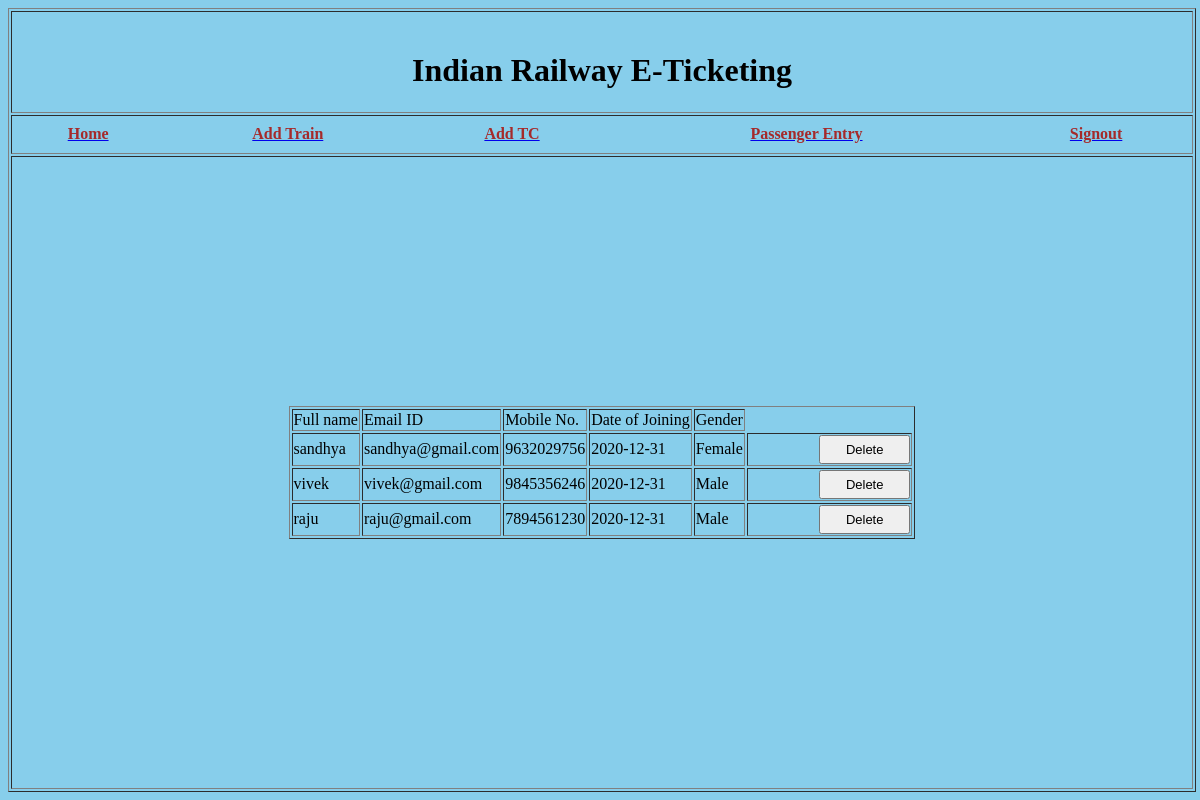
The page /railway/tcregisterdisplay on the database its author committed.
### RAILWAYAPP/models.py (models this page shows)
class TCData(models.Model):
	fullname=models.CharField(max_length=50)
	emailid=models.CharField(max_length=100)
	password=models.CharField(max_length=30)
	mobile=models.CharField(max_length=30,default="9845356246")
	confirm=models.CharField(max_length=30)
	doj=models.CharField(max_length=30)
	gender=models.CharField(max_length=30)

### RAILWAYAPP/views.py (the view)
# urls.py: path("tcregisterdisplay",views.registerdisplay),
def registerdisplay(request):
	try:
		if request.method=="POST":
			pid=request.POST.get("tcid","");
			data=TCData.objects.get(id=pid)
			data.delete()
			newdata=TCData.objects.all()
			return render(request,"RAILWAYAPP/tcregisterdisplay.html",{"data":newdata,"msg":"Record Deleted"})
		else:
			data=TCData.objects.all()
			return render(request,"RAILWAYAPP/tcregisterdisplay.html",{"data":data})
	except Exception as e:
		raise

### RAILWAYAPP/templates/RAILWAYAPP/tcregisterdisplay.html (shortened to what this page needs)
<html>
<head>
</head>
<body>
   <table style="width: 99%;height:100%;" border="1">
      <tr>
        <td style="width: 100%;height:10%;" align="center"><br/><h1>Indian Railway E-Ticketing</h1></td>
      </tr>
      <tr>
        <td style="width: 100%;height:5%;">
      <table style="width: 100%;height:100%;">
          <tr>
                  <th><a href="adminhome"><font color="brown">Home</font></a></th>
            <th><a href="addtrain"><font color="brown">Add Train</font></a></th>
            <th><a href="register"><font color="brown">Add TC</font></a></th>
            <th><a href="passengerlist"><font color="brown">Passenger Entry</font></a></th>
            <th><a href="railway"><font color="brown">Signout</font></a></th>
          </tr>
      </table>
        </td>
      </tr>
      <tr>
        <td>
	<table border="1" align="center">
    <tr>
      <td>Full name</td>
      <td>Email ID</td>
      <td>Mobile No.</td>
      <td>Date of Joining</td>
      <td>Gender</td>
    </tr>
  {%for d in data%}
<form name="frm" method="post">
  <tr>
  	<td>{{d.fullname}}
    </td>
  	<td>{{d.emailid}}</td>
  	<td>{{d.mobile}}</td>
  	<td>{{d.doj}}</td>
  	<td>{{d.gender}}</td>
    <td>
      <input type="submit" name="btnsubmit" value="Delete">
    </td>
  </tr>
  </form>
  {%endfor%}
    </table>
</body>
</html>

### RAILWAYAPP/templates/RAILWAYAPP/tcregisterdisplay.html (style rules this page uses)
body { background-color: skyblue; width: 100%; color: #000; }
input[type=submit] { padding: 5px 25px; font-size: small; color: black; margin-left: 70px; }

### rows shown on the page
TCData: fullname "sandhya", emailid "sandhya@gmail.com", mobile "9632029756", doj "2020-12-31", gender "Female"
TCData: fullname "vivek", emailid "vivek@gmail.com", mobile "9845356246", doj "2020-12-31", gender "Male"
TCData: fullname "raju", emailid "raju@gmail.com", mobile "7894561230", doj "2020-12-31", gender "Male"
